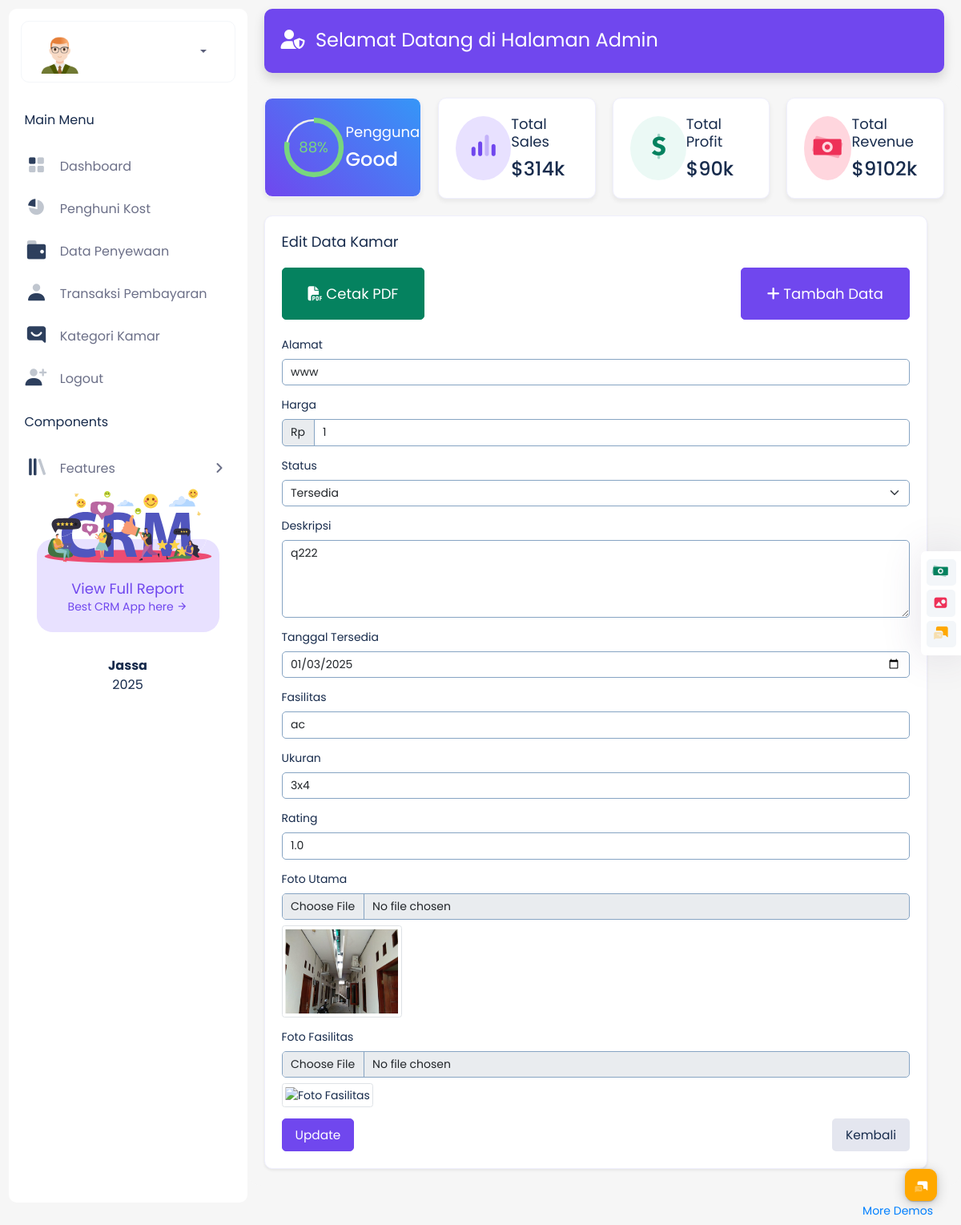
/editkamarkost3.php?id=7, run on the app's committed database.
### tables this page shows
CREATE TABLE `kamar_222271` (
  `id_222271` int(11) NOT NULL,
  `alamat_222271` varchar(200) NOT NULL,
  `harga_222271` int(1) NOT NULL,
  `status_222271` enum('tersedia','disewa') DEFAULT 'tersedia',
  `deskripsi_222271` text DEFAULT NULL,
  `tanggal_tersedia_222271` date DEFAULT NULL,
  `fasilitas_222271` varchar(255) DEFAULT NULL,
  `foto_222271` varchar(255) DEFAULT NULL,
  `foto_fasilitas_222271` varchar(255) DEFAULT NULL,
  `ukuran_222271` varchar(100) NOT NULL,
  `rating_222271` decimal(2,1) DEFAULT NULL,
  `id_kamar_222271` int(11) NOT NULL
);

### editkamarkost3.php (the view, shortened to what the rows shown need)
<?php
require 'config/fungsi.php';
$id = mysqli_real_escape_string($db, $_GET['id']);
$query = "SELECT * FROM kamar_222271 WHERE id_222271 = '$id'";
$result = mysqli_query($db, $query);
$row = mysqli_fetch_assoc($result);
?>
<!DOCTYPE html>
<html lang="en">
<head>
    <link rel="stylesheet" href="admin/css/vendors_css.css">
    <link rel="stylesheet" href="admin/css/style.css">
    <link rel="stylesheet" href="admin/css/skin_color.css">
    <link href="https://cdnjs.cloudflare.com/ajax/libs/font-awesome/6.5.2/css/all.min.css" rel="stylesheet">
</head>
<body class="hold-transition light-skin sidebar-mini theme-primary fixed">
    <div class="wrapper">
        <div class="content-wrapper">
            <div class="container-full">
                <section class="content">
                    <div class="row">
                        <div class="row">
                            <div class="col-lg-12">
                                <div class="card shadow-sm mb-4">
                                    <div class="card-body">
                                        <div class="active-member">
                                            <form method="POST" action="" enctype="multipart/form-data">
                                                <div class="mb-3">
                                                    <label for="alamat" class="form-label">Alamat</label>
                                                    <input type="text" id="alamat" name="alamat" class="form-control"
                                                        value="<?= htmlspecialchars($row['alamat_222271']) ?>" required>
                                                </div>
                                                <div class="mb-3">
                                                    <div class="input-group">
                                                        <span class="input-group-text">Rp</span>
                                                        <input type="number" id="harga" name="harga" class="form-control"
                                                            value="<?= htmlspecialchars($row['harga_222271']) ?>" required>
                                                    </div>
                                                </div>
                                                <div class="mb-3">
                                                    <label for="status" class="form-label">Status</label>
                                                    <select id="status" name="status" class="form-select" required>
                                                        <option value="tersedia" <?= $row['status_222271'] == 'tersedia' ? 'selected' : '' ?>>Tersedia</option>
                                                    </select>
                                                </div>
                                                <div class="mb-3">
                                                    <label for="deskripsi" class="form-label">Deskripsi</label>
                                                    <textarea id="deskripsi" name="deskripsi" class="form-control" rows="4" required><?= htmlspecialchars($row['deskripsi_222271']) ?></textarea>
                                                </div>
                                                <div class="mb-3">
                                                    <label for="tanggal_tersedia" class="form-label">Tanggal Tersedia</label>
                                                    <input type="date" id="tanggal_tersedia" name="tanggal_tersedia" class="form-control"
                                                        value="<?= htmlspecialchars($row['tanggal_tersedia_222271']) ?>" required>
                                                </div>
                                                <div class="mb-3">
                                                    <label for="fasilitas" class="form-label">Fasilitas</label>
                                                    <input type="text" id="fasilitas" name="fasilitas" class="form-control"
                                                        value="<?= htmlspecialchars($row['fasilitas_222271']) ?>" required>
                                                </div>
                                                <div class="mb-3">
                                                    <label for="ukuran" class="form-label">Ukuran</label>
                                                    <input type="text" id="ukuran" name="ukuran" class="form-control"
                                                        value="<?= htmlspecialchars($row['ukuran_222271']) ?>" required>
                                                </div>
                                                <div class="mb-3">
                                                    <label for="rating" class="form-label">Rating</label>
                                                    <input type="number" id="rating" name="rating" step="0.1" class="form-control"
                                                        value="<?= htmlspecialchars($row['rating_222271']) ?>" required>
                                                </div>
                                                <div class="mb-3">
                                                    <label for="foto" class="form-label">Foto Utama</label>
                                                    <input type="file" id="foto" name="foto_222271" class="form-control">
                                                    <img src="uploads/<?= htmlspecialchars($row['foto_222271']) ?>" alt="Foto Utama" class="img-thumbnail mt-2" width="150">
                                                </div>
                                            </form>
                                        </div>
                                    </div>
                                </div>
                            </div>
                        </div>
                    </div>
                </section>
            </div>
        </div>
    </div>
</body>
</html>

### data on the page
kamar_222271: alamat "www", harga "1", status "Tersedia", deskripsi "q222", tanggal_tersedia "01/03/2025", fasilitas "ac", ukuran "3x4", rating "1.0", foto_222271 (picture)
